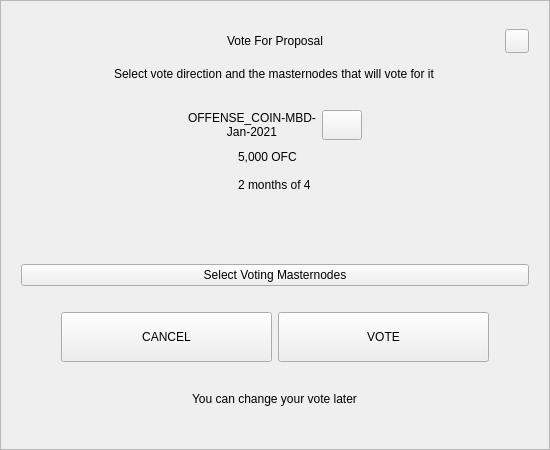
<?xml version="1.0" encoding="UTF-8"?>
<ui version="4.0">
 <class>VoteDialog</class>
 <widget class="QWidget" name="VoteDialog">
  <property name="geometry">
   <rect>
    <x>0</x>
    <y>0</y>
    <width>550</width>
    <height>450</height>
   </rect>
  </property>
  <layout class="QVBoxLayout" name="verticalLayout_1">
   <property name="spacing">
    <number>0</number>
   </property>
   <property name="leftMargin">
    <number>0</number>
   </property>
   <property name="topMargin">
    <number>0</number>
   </property>
   <property name="rightMargin">
    <number>0</number>
   </property>
   <property name="bottomMargin">
    <number>0</number>
   </property>
   <item>
    <widget class="QFrame" name="frame">
     <property name="styleSheet">
      <string notr="true"/>
     </property>
     <property name="frameShape">
      <enum>QFrame::StyledPanel</enum>
     </property>
     <property name="frameShadow">
      <enum>QFrame::Raised</enum>
     </property>
     <layout class="QVBoxLayout" name="verticalLayout_2">
      <property name="spacing">
       <number>6</number>
      </property>
      <property name="leftMargin">
       <number>20</number>
      </property>
      <property name="topMargin">
       <number>20</number>
      </property>
      <property name="rightMargin">
       <number>20</number>
      </property>
      <property name="bottomMargin">
       <number>20</number>
      </property>
      <item>
       <layout class="QHBoxLayout" name="horizontalLayout_1">
        <property name="spacing">
         <number>0</number>
        </property>
        <item>
         <spacer name="horizontalSpacer_1">
          <property name="orientation">
           <enum>Qt::Horizontal</enum>
          </property>
          <property name="sizeHint" stdset="0">
           <size>
            <width>40</width>
            <height>20</height>
           </size>
          </property>
         </spacer>
        </item>
        <item>
         <widget class="QLabel" name="labelTitle">
          <property name="minimumSize">
           <size>
            <width>0</width>
            <height>40</height>
           </size>
          </property>
          <property name="maximumSize">
           <size>
            <width>16777215</width>
            <height>40</height>
           </size>
          </property>
          <property name="styleSheet">
           <string notr="true">padding-left:24px;</string>
          </property>
          <property name="text">
           <string>Vote For Proposal</string>
          </property>
          <property name="alignment">
           <set>Qt::AlignCenter</set>
          </property>
          <property name="margin">
           <number>7</number>
          </property>
         </widget>
        </item>
        <item>
         <spacer name="horizontalSpacer_2">
          <property name="orientation">
           <enum>Qt::Horizontal</enum>
          </property>
          <property name="sizeHint" stdset="0">
           <size>
            <width>40</width>
            <height>20</height>
           </size>
          </property>
         </spacer>
        </item>
        <item>
         <widget class="QPushButton" name="btnEsc">
          <property name="minimumSize">
           <size>
            <width>24</width>
            <height>24</height>
           </size>
          </property>
          <property name="maximumSize">
           <size>
            <width>24</width>
            <height>24</height>
           </size>
          </property>
          <property name="focusPolicy">
           <enum>Qt::NoFocus</enum>
          </property>
          <property name="text">
           <string/>
          </property>
         </widget>
        </item>
       </layout>
      </item>
      <item alignment="Qt::AlignHCenter">
       <widget class="QLabel" name="labelSubtitle">
        <property name="text">
         <string>Select vote direction and the masternodes that will vote for it</string>
        </property>
       </widget>
      </item>
      <item>
       <spacer name="verticalSpacer_1">
        <property name="orientation">
         <enum>Qt::Vertical</enum>
        </property>
        <property name="sizeType">
         <enum>QSizePolicy::Expanding</enum>
        </property>
        <property name="sizeHint" stdset="0">
         <size>
          <width>20</width>
          <height>40</height>
         </size>
        </property>
       </spacer>
      </item>
      <item>
       <layout class="QHBoxLayout" name="horizontalLayout_2">
        <item>
         <spacer name="horizontalSpacer_3">
          <property name="orientation">
           <enum>Qt::Horizontal</enum>
          </property>
          <property name="sizeHint" stdset="0">
           <size>
            <width>40</width>
            <height>20</height>
           </size>
          </property>
         </spacer>
        </item>
        <item>
         <widget class="QLabel" name="labelTitleVote">
          <property name="minimumSize">
           <size>
            <width>0</width>
            <height>30</height>
           </size>
          </property>
          <property name="text">
           <string notr="true">OFFENSE_COIN-MBD-Jan-2021</string>
          </property>
          <property name="alignment">
           <set>Qt::AlignCenter</set>
          </property>
          <property name="wordWrap">
           <bool>true</bool>
          </property>
         </widget>
        </item>
        <item>
         <widget class="QPushButton" name="btnLink">
          <property name="minimumSize">
           <size>
            <width>0</width>
            <height>30</height>
           </size>
          </property>
          <property name="maximumSize">
           <size>
            <width>16777215</width>
            <height>30</height>
           </size>
          </property>
          <property name="cursor">
           <cursorShape>PointingHandCursor</cursorShape>
          </property>
          <property name="text">
           <string/>
          </property>
         </widget>
        </item>
        <item>
         <spacer name="horizontalSpacer_4">
          <property name="orientation">
           <enum>Qt::Horizontal</enum>
          </property>
          <property name="sizeHint" stdset="0">
           <size>
            <width>40</width>
            <height>20</height>
           </size>
          </property>
         </spacer>
        </item>
       </layout>
      </item>
      <item alignment="Qt::AlignHCenter">
       <widget class="QWidget" name="widget" native="true">
        <property name="minimumSize">
         <size>
          <width>0</width>
          <height>50</height>
         </size>
        </property>
        <layout class="QVBoxLayout" name="verticalLayout_3">
         <property name="spacing">
          <number>6</number>
         </property>
         <property name="leftMargin">
          <number>0</number>
         </property>
         <property name="topMargin">
          <number>0</number>
         </property>
         <property name="rightMargin">
          <number>0</number>
         </property>
         <property name="bottomMargin">
          <number>0</number>
         </property>
         <item>
          <widget class="QLabel" name="labelAmount">
           <property name="text">
            <string notr="true">5,000 OFC</string>
           </property>
          </widget>
         </item>
         <item>
          <widget class="QLabel" name="labelTime">
           <property name="text">
            <string notr="true">2 months of 4</string>
           </property>
          </widget>
         </item>
        </layout>
       </widget>
      </item>
      <item>
       <spacer name="verticalSpacer_2">
        <property name="orientation">
         <enum>Qt::Vertical</enum>
        </property>
        <property name="sizeType">
         <enum>QSizePolicy::Fixed</enum>
        </property>
        <property name="sizeHint" stdset="0">
         <size>
          <width>20</width>
          <height>10</height>
         </size>
        </property>
       </spacer>
      </item>
      <item>
       <widget class="QWidget" name="containerVotes" native="true">
        <property name="minimumSize">
         <size>
          <width>0</width>
          <height>36</height>
         </size>
        </property>
        <layout class="QHBoxLayout" name="horizontalLayout_3" stretch="1,0,1">
         <property name="spacing">
          <number>0</number>
         </property>
         <property name="leftMargin">
          <number>0</number>
         </property>
         <property name="topMargin">
          <number>0</number>
         </property>
         <property name="rightMargin">
          <number>0</number>
         </property>
         <property name="bottomMargin">
          <number>0</number>
         </property>
         <item>
          <widget class="QWidget" name="containerNo" native="true">
           <property name="sizePolicy">
            <sizepolicy hsizetype="Expanding" vsizetype="Preferred">
             <horstretch>0</horstretch>
             <verstretch>0</verstretch>
            </sizepolicy>
           </property>
           <property name="minimumSize">
            <size>
             <width>0</width>
             <height>36</height>
            </size>
           </property>
           <layout class="QGridLayout" name="gridLayout">
            <property name="leftMargin">
             <number>0</number>
            </property>
            <property name="topMargin">
             <number>0</number>
            </property>
            <property name="rightMargin">
             <number>0</number>
            </property>
            <property name="bottomMargin">
             <number>0</number>
            </property>
            <property name="spacing">
             <number>0</number>
            </property>
           </layout>
          </widget>
         </item>
         <item>
          <spacer name="horizontalSpacer_5">
           <property name="orientation">
            <enum>Qt::Horizontal</enum>
           </property>
           <property name="sizeType">
            <enum>QSizePolicy::Fixed</enum>
           </property>
           <property name="sizeHint" stdset="0">
            <size>
             <width>16</width>
             <height>20</height>
            </size>
           </property>
          </spacer>
         </item>
         <item>
          <widget class="QWidget" name="containerYes" native="true">
           <property name="minimumSize">
            <size>
             <width>0</width>
             <height>36</height>
            </size>
           </property>
           <property name="layoutDirection">
            <enum>Qt::LeftToRight</enum>
           </property>
           <layout class="QGridLayout" name="gridLayout_2">
            <property name="leftMargin">
             <number>0</number>
            </property>
            <property name="topMargin">
             <number>0</number>
            </property>
            <property name="rightMargin">
             <number>0</number>
            </property>
            <property name="bottomMargin">
             <number>0</number>
            </property>
            <property name="horizontalSpacing">
             <number>0</number>
            </property>
           </layout>
          </widget>
         </item>
        </layout>
       </widget>
      </item>
      <item>
       <spacer name="verticalSpacer_3">
        <property name="orientation">
         <enum>Qt::Vertical</enum>
        </property>
        <property name="sizeType">
         <enum>QSizePolicy::Fixed</enum>
        </property>
        <property name="sizeHint" stdset="0">
         <size>
          <width>20</width>
          <height>10</height>
         </size>
        </property>
       </spacer>
      </item>
      <item>
       <widget class="QPushButton" name="btnSelectMasternodes">
        <property name="cursor">
         <cursorShape>PointingHandCursor</cursorShape>
        </property>
        <property name="text">
         <string>Select Voting Masternodes</string>
        </property>
       </widget>
      </item>
      <item>
       <spacer name="verticalSpacer_4">
        <property name="orientation">
         <enum>Qt::Vertical</enum>
        </property>
        <property name="sizeType">
         <enum>QSizePolicy::Fixed</enum>
        </property>
        <property name="sizeHint" stdset="0">
         <size>
          <width>20</width>
          <height>20</height>
         </size>
        </property>
       </spacer>
      </item>
      <item>
       <layout class="QHBoxLayout" name="horizontalLayout_4" stretch="0,2,2,0">
        <item>
         <spacer name="horizontalSpacer_6">
          <property name="orientation">
           <enum>Qt::Horizontal</enum>
          </property>
          <property name="sizeHint" stdset="0">
           <size>
            <width>40</width>
            <height>20</height>
           </size>
          </property>
         </spacer>
        </item>
        <item>
         <widget class="QPushButton" name="btnCancel">
          <property name="minimumSize">
           <size>
            <width>0</width>
            <height>50</height>
           </size>
          </property>
          <property name="focusPolicy">
           <enum>Qt::NoFocus</enum>
          </property>
          <property name="text">
           <string>CANCEL</string>
          </property>
         </widget>
        </item>
        <item>
         <widget class="QPushButton" name="btnSave">
          <property name="minimumSize">
           <size>
            <width>0</width>
            <height>50</height>
           </size>
          </property>
          <property name="focusPolicy">
           <enum>Qt::NoFocus</enum>
          </property>
          <property name="text">
           <string>VOTE</string>
          </property>
         </widget>
        </item>
        <item>
         <spacer name="horizontalSpacer_7">
          <property name="orientation">
           <enum>Qt::Horizontal</enum>
          </property>
          <property name="sizeHint" stdset="0">
           <size>
            <width>40</width>
            <height>20</height>
           </size>
          </property>
         </spacer>
        </item>
       </layout>
      </item>
      <item>
       <spacer name="verticalSpacer_5">
        <property name="orientation">
         <enum>Qt::Vertical</enum>
        </property>
        <property name="sizeType">
         <enum>QSizePolicy::Expanding</enum>
        </property>
        <property name="sizeHint" stdset="0">
         <size>
          <width>20</width>
          <height>10</height>
         </size>
        </property>
       </spacer>
      </item>
      <item>
       <spacer name="verticalSpacer_6">
        <property name="orientation">
         <enum>Qt::Vertical</enum>
        </property>
        <property name="sizeHint" stdset="0">
         <size>
          <width>20</width>
          <height>40</height>
         </size>
        </property>
       </spacer>
      </item>
      <item alignment="Qt::AlignHCenter">
       <widget class="QLabel" name="labelMessage">
        <property name="text">
         <string>You can change your vote later</string>
        </property>
       </widget>
      </item>
      <item>
       <spacer name="verticalSpacer_7">
        <property name="orientation">
         <enum>Qt::Vertical</enum>
        </property>
        <property name="sizeType">
         <enum>QSizePolicy::Expanding</enum>
        </property>
        <property name="sizeHint" stdset="0">
         <size>
          <width>20</width>
          <height>40</height>
         </size>
        </property>
       </spacer>
      </item>
     </layout>
    </widget>
   </item>
  </layout>
 </widget>
 <resources/>
 <connections/>
</ui>
